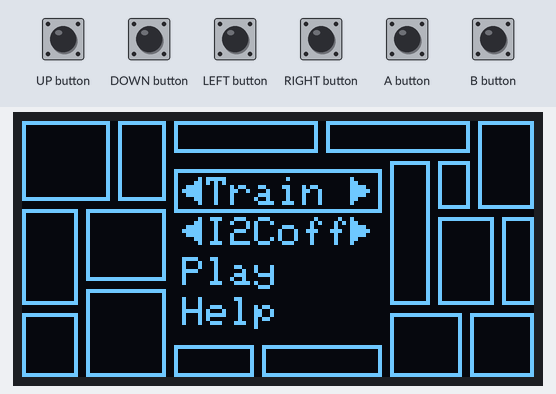
Bench run of a sketch on a simulated Arduboy, built with avr-gcc and run on an emulated ATmega32U4. Parts: 128×64 one-colour display. The inputs (shaded band) are chosen by the test bench.

Above: at 1.2 s.
1.3 s: LEFT button pressed for 1 s
At 1.36 s:
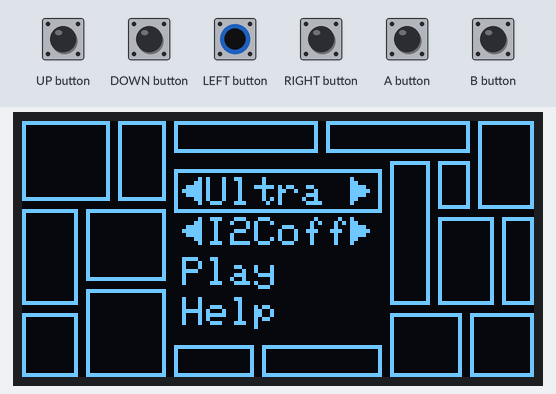
3.8 s: B button pressed for 0.15 s
At 4.1 s:
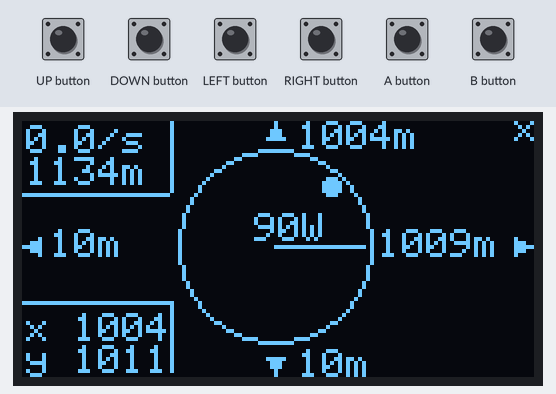
5.4 s: DOWN button pressed for 0.15 s
At 6.27 s:
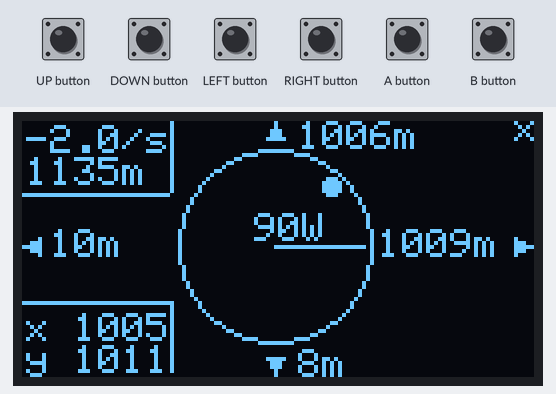
7.2 s: B button pressed for 1 s
At 7.5 s:
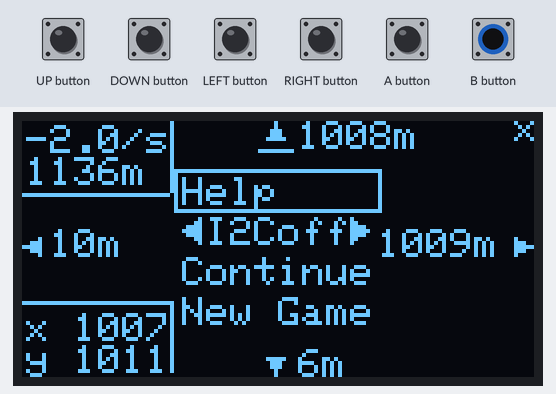
9.7 s: A button pressed for 0.15 s
At 10.2 s:
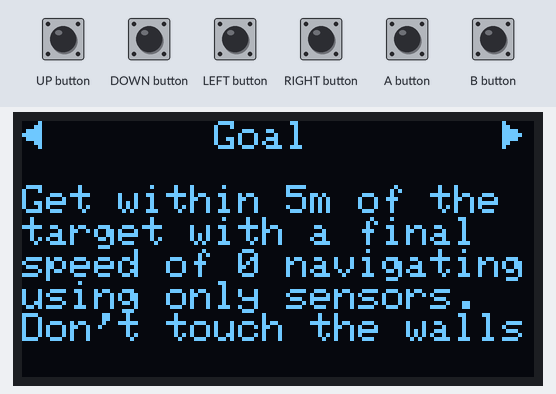
11.3 s: RIGHT button pressed for 0.15 s
At 12.4 s:
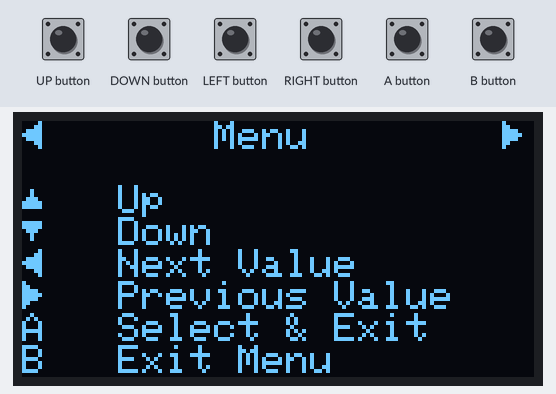
Timing chart, 0 to 13.9 s (numbered marks = the images above; inputs shaded):
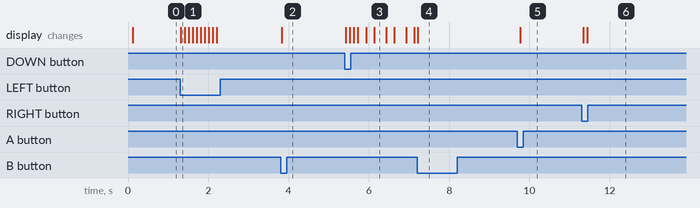

Measured:
- after the input at 1.3 s, the display: changes at once (image 1)
- after the input at 3.8 s, the display: changes at once (image 2)
- after the input at 5.4 s, the display: first changes at once (image 3 shows a later state)
- after the input at 7.2 s, the display: changes at once (image 4)
- after the input at 9.7 s, the display: changes after 0.08 s (image 5)
- after the input at 11.3 s, the display: first changes at once (image 6 shows a later state)

The sketch:

Ardymo.ino
```cpp
/* vim: ft=cpp:ts=2:sts=2:expandtab
 *
 * Drawing and Rotating an arrow
 *
 */
#include <Arduboy2.h>
#include <stdint.h>
#include "game.h"
#include "defines.h"
#include "platform.h"
#include <Wire.h>

Arduboy2 arduboy;

void setup() {
  // put your setup code here, to run once:

  // Reduced boot sequence
  /* arduboy.begin(); */
  arduboy.boot();
  arduboy.flashlight();
  arduboy.waitNoButtons();

#ifdef DEBUG_
  Serial.begin(9600);
#endif

  // Ardymo is the master
  power_twi_enable();
  Wire.begin();
  Wire.setWireTimeout(5000, true);

  arduboy.setFrameDuration(kFrameDuration);
  initGame();
}

void loop() {

  if (arduboy.nextFrame()) {
    stepGame();
  }
}

/******* Begin Platform Class Function Implementations ********/

// General
uint8_t* Platform::getBuffer() {
  return arduboy.getBuffer();
}

// I2C Communication
uint8_t Platform::master_receive(uint8_t* bytes, uint8_t n) {
  // Receive bytes from slave after request
  uint8_t available = Wire.available(); // Number of bytes received
  uint8_t i;

  n = (n < available) ? n : available;

  for (i=0; i<n; i++) {
    *(bytes + i) = Wire.read();
  }
  return n;
}

uint8_t Platform::master_request(uint8_t address, uint8_t n) {
  // Request bytes from slave at address
  uint8_t received = Wire.requestFrom(address, n);
  return received;
}

I2CErrors Platform::master_send(uint8_t* bytes, uint8_t n, uint8_t address) {
  // Send n bytes to slave at address
  I2CErrors error;
  Wire.beginTransmission(address);
  Wire.write(bytes, n);
  error = Wire.endTransmission();
  return error;
}

/******* Buttons **********************************************/
uint8_t Platform::buttonsState() {
  uint8_t buttons = arduboy.buttonsState();
  return buttons;
}

bool Platform::pressed(uint8_t buttons) {
  return arduboy.pressed(buttons);
}

/******* Drawing **********************************************/
void Platform::drawPixel(int16_t x, int16_t y, uint8_t colour) {
  arduboy.drawPixel(x, y, colour);
}

void Platform::drawBitmap(int16_t x, int16_t y, const uint8_t *bitmap,
  uint8_t w, uint8_t h, uint8_t colour) {
  arduboy.drawBitmap(x, y, bitmap, w, h, colour);
}

void Platform::drawLine(int16_t x0, int16_t y0, int16_t x1, int16_t y1, uint8_t colour)
{
  arduboy.drawLine(x0, y0, x1, y1, colour);
}

void Platform::drawFastVLine(int16_t x0, int16_t y0, uint8_t h, uint8_t colour)
{
  arduboy.drawFastVLine(x0, y0, h, colour);
}

void Platform::drawFastHLine(int16_t x0, int16_t y0, uint8_t w, uint8_t colour)
{
  arduboy.drawFastHLine(x0, y0, w, colour);
}

void Platform::drawRect(int16_t x, int16_t y, uint8_t w, uint8_t h)
{
  arduboy.drawRect(x, y, w, h);
}

void Platform::fillRect(int16_t x, int16_t y, uint8_t w, uint8_t h, uint8_t colour)
{
  arduboy.fillRect(x, y, w, h, colour);
}

void Platform::drawCircle(int16_t x0, int16_t y0, uint8_t r, uint8_t colour)
{
  arduboy.drawCircle(x0, y0, r, colour);
}

void Platform::fillCircle(int16_t x0, int16_t y0, uint8_t r, uint8_t colour)
{
  arduboy.fillCircle(x0, y0, r, colour);
}

void Platform::fillScreen(uint8_t colour)
{
  arduboy.fillScreen(colour);
}

void Platform::clear()
{
  arduboy.clear();
}

void Platform::display(bool clear)
{
  arduboy.display(clear);
}

/************* Drawing Optimized ******************************************/

void Platform::eraseRectRow(uint8_t x, uint8_t y, uint8_t width, uint8_t height) {
  // There are 8 rows of bytes and 128 columns of bytes on the screen. Write
  // zeros directly to the screen buffer.
  // The y coordinate is translated to the byte row that contains it. The whole
  // byte row is erased (for speed).
  // row: Which row {0,...,7} to start with, rows: {1,...8} how many rows
  // TODO: For possible optimization, transform this into assembler.
  uint8_t* screen = Platform::getBuffer();
  uint16_t i; // Index in screen buffer
  uint16_t row = y >> 3; // Byte row on screen
  uint16_t last_row = (y + height) >> 3; // Byte row on screen

  // Don't write outside of the buffer. These are uint's. No sign to check.
  if ((x > 127) || (row > 7))
    return;
  width = (width > 128 - x) ? 128 - x : width;
  last_row = (last_row > 7) ? 7 : last_row;

  for (; row <= last_row; row++) {
    for (i = (row << 7) | x; i < ((row << 7) | (x + width)); i++) {
      screen[i] = 0;
    }
  }
}

/************* Timer ******************************************************/
unsigned long Platform::millis() {
  return ::millis();
}

void Platform::delay(uint32_t ms) {
  ::delay(ms);
}

/************* Text Functions *********************************************/
void Platform::setTextRawMode(bool raw) {
  arduboy.setTextRawMode(raw);
}

void Platform::setCursor(int16_t x, int16_t y) {
  arduboy.setCursor(x, y);
}

int16_t Platform::getCursorX(void) {
  return arduboy.getCursorX();
}

int16_t Platform::getCursorY(void) {
  return arduboy.getCursorY();
}

/******************** Print *************************************************/
size_t Platform::print(const char str[])
{
  arduboy.print(str);
}

size_t Platform::print(char c)
{
  arduboy.print(c);
}

size_t Platform::print(unsigned char c)
{
  arduboy.print(c);
}

size_t Platform::print(int16_t x, uint8_t base)
{
  arduboy.print(x, base);
}

size_t Platform::print(uint16_t x, uint8_t base)
{
  arduboy.print(x, base);
}

size_t Platform::print(int32_t x, uint8_t base)
{
  arduboy.print(x, base);
}

size_t Platform::print(uint32_t x, uint8_t base)
{
  arduboy.print(x, base);
}

size_t Platform::print(float x, uint8_t decimals)
{
  arduboy.print(x, decimals);
}

size_t Platform::print(double x, uint8_t decimals)
{
  arduboy.print(x, decimals);
}

// PROGMEM prints
uint8_t Platform::print_P(const char str[]) {
  // Returns position on \0 at end of string
  uint8_t pos {0};
  char c;

  while (c=(char)pgm_read_byte(&str[pos++])) {
    arduboy.print(c);
  }
  return pos;
}

// *** println ***

size_t Platform::println(void) {
  arduboy.println();
}

size_t Platform::println(const char str[])
{
  arduboy.println(str);
}

size_t Platform::println(char c)
{
  arduboy.println(c);
}

size_t Platform::println(unsigned char c)
{
  arduboy.println(c);
}

size_t Platform::println(int16_t x, uint8_t base)
{
  arduboy.println(x, base);
}

size_t Platform::println(uint16_t x, uint8_t base)
{
  arduboy.println(x, base);
}

size_t Platform::println(int32_t x, uint8_t base)
{
  arduboy.println(x, base);
}

size_t Platform::println(uint32_t x, uint8_t base)
{
  arduboy.println(x, base);
}

size_t Platform::println(float x, uint8_t digits)
{
  arduboy.println(x, digits);
}

size_t Platform::println(double x, uint8_t decimals)
{
  arduboy.print(x, decimals);
}

#if defined (DEBUG_) || defined (TIMER_)
void Platform::DebugPrint(uint8_t value, uint8_t base) {
  Serial.print(value, base);
}

void Platform::DebugPrint(int16_t value, uint8_t base) {
  Serial.print(value, base);
}

void Platform::DebugPrint(uint16_t value, uint8_t base) {
  Serial.print(value, base);
}

void Platform::DebugPrint(uint32_t value, uint8_t base) {
  Serial.print(value, base);
}

void Platform::DebugPrint(float value, uint8_t decimals) {
  Serial.print((double)value, decimals);
}

void Platform::DebugPrint(double value, uint8_t decimals) {
  Serial.print(value, decimals);
}

void Platform::DebugPrint(const char* text) {
  Serial.print((char*)text);
}

void Platform::DebugPrintln(uint8_t value, uint8_t base) {
  Serial.println(value, base);
}

void Platform::DebugPrintln(int16_t value, uint8_t base) {
  Serial.println(value, base);
}

void Platform::DebugPrintln(uint16_t value, uint8_t base) {
  Serial.println(value, base);
}

void Platform::DebugPrintln(uint32_t value, uint8_t base) {
  Serial.println(value, base);
}

void Platform::DebugPrintln(float value, uint8_t decimals) {
  Serial.println((double)value, decimals);
}

void Platform::DebugPrintln(double value, uint8_t decimals) {
  Serial.println(value, decimals);
}

void Platform::DebugPrintln(const char* text) {
  Serial.println((char*)text);
}

void Platform::DebugPrintln() {
  Serial.println();
}
#endif // defined(DEBUG_) || defined(TIMER_)
```

comm.cpp
```cpp
/* Functions for I2C communication
 * Description of functions in comm.h
 */
#include "string.h"
#include "comm.h"
#include "platform.h"

uint8_t recv_buffer[32]; // Bytes received
uint8_t send_buffer[32]; // Bytes to send

static uint8_t n_bytes_to_send {};
static bool received {false}; // True if new data received from master
static bool available {false};// True if new sensor data available to send

// Passed to Wire.onReceive()
void I2C_SlaveReceive(int16_t n) {
  uint8_t r_bytes;
  Platform::slave_receive(recv_buffer, n);
  received = true;
}
// Passed to Wire.onRequest()
void I2C_MasterRequest(void) {
  if (available) {
    Platform::slave_send(send_buffer, n_bytes_to_send);
    memset(send_buffer, 0, 32);
    available = false;
  } else {
    // Send clear bogus data for master to know not to use
    memset(send_buffer, 0xFF, 32); // Notably: collision will be 0xFF
    Platform::slave_send(send_buffer, n_bytes_to_send);
    memset(send_buffer, 0, 32);
  }
}

uint8_t master_receive(uint8_t n) {
  received = true;
  return Platform::master_receive(recv_buffer, n);
}

void receive_bytes(uint8_t* dest, size_t n) {
  if (n > 32) {
    n = 32;
  }
  memcpy(dest, recv_buffer, n);
  received = false;
}

void send_bytes(uint8_t* src, uint8_t n) {
  // Slave only. `master_send` can be called directly.
  if (n > 32) {
    n = 32;
  }
  memcpy(send_buffer, src, n);
  n_bytes_to_send = n;
  available = true;
}

bool Received(void) {
  return received;
}
// vim: ft=cpp
```

comm.h
```cpp
/* Functions for I2C communication */
#pragma once
#include "defines.h"
#include "stdint.h"

void I2C_SlaveReceive(int16_t n); // Slave: Passed to Wire.onReceive()
void I2C_MasterRequest(void); // Slave: Passed to Wire.onRequest()
uint8_t master_receive(uint8_t n); // Master: Receive from slave into buffer

void receive_bytes(uint8_t*, size_t n); // Read data from recv_buffer
void send_bytes(uint8_t*, uint8_t n); // Put data into send_buffer

bool Received(void); // Return true if new data received via I2C

// vim: ft=cpp
```

controller.cpp
```cpp
// Dispatching user events to the appropriate functions,
// depending on the global State type variable state.
// Emulates "registring listeners"
#include "controller.h"
#include "vehicle.h"
#include "game.h"
#include "menu.h"
#include "defines.h"
#include "platform.h"

static uint8_t previousButtons, currentButtons;
uint8_t debouncedButtons();
void dispatchShortA(State);
void dispatchLongA(State);
void dispatchShortB(State);
void dispatchLongB(State);
void dispatchLeft(State);
void dispatchRight(State);
void dispatchUp(State);
void dispatchDown(State);


bool JustPressed(uint8_t buttons) {
  return ((buttons & currentButtons) && !(buttons & previousButtons));
}

bool JustReleased(uint8_t buttons) {
  return (!(buttons & currentButtons) && (buttons & previousButtons));
}

void handleInput(State gameState) {

  static uint32_t startAPress;
  static bool AButtonDown;
  static uint32_t startBPress;
  static bool BButtonDown;
  static int BButtonLongPressCycles;

  previousButtons = currentButtons;
  currentButtons = Platform::buttonsState();

  if (JustPressed(INPUT_A)) {
    AButtonDown = true;
    startAPress = Platform::millis();
    dispatchShortA(gameState);
  }

  if (JustReleased(INPUT_A)) {
    AButtonDown = false;
    startAPress = Platform::millis();
  }

  if (AButtonDown && (Platform::millis() - startAPress) > LONG_PRESS) {
    startAPress = Platform::millis();
    dispatchLongA(gameState);
  }

  // These events available for now:
  if (JustPressed(INPUT_B)) {
    BButtonDown = true;
    startBPress = Platform::millis();
    dispatchShortB(gameState);
  }

  if (JustReleased(INPUT_B)) {
    BButtonDown = false;
    startBPress = Platform::millis();
    BButtonLongPressCycles = 0;
  }

  if (BButtonDown && (Platform::millis() - startBPress) > LONG_PRESS) {
    startBPress = Platform::millis();
    BButtonLongPressCycles++;
    dispatchLongB(gameState);
  }

  if (currentButtons & INPUT_UP) dispatchUp(gameState);
  else if (currentButtons & INPUT_DOWN) dispatchDown(gameState);
  else if (currentButtons & INPUT_LEFT) dispatchLeft(gameState);
  else if (currentButtons & INPUT_RIGHT) dispatchRight(gameState);

}

uint8_t DebouncedButtons() {
  // Wait for release
  static bool pressed;

  if (!currentButtons) {
    pressed = false;
    return 0;
  } else if (pressed) {
    return 0;
  }

  pressed = true;
  return currentButtons;
}

void dispatchShortA(State gameState) {
  switch (gameState) {
    case gamemenu:
    case startupmenu:
      menuSelect(gameState);
      break;
    case waiting:
      initGame();
      break;
  }
}

void dispatchLongA(State gameState) { }

void dispatchShortB(State gameState) {
  switch (gameState) {
    case gamemenu:
    case startupmenu:
      exitMenu(gameState);
      break;
    case running:
      enterMenu(gamemenu);
      break;
    case help:
      exitHelp();
      break;
  }
}

void dispatchLongB(State gameState) {}

void dispatchLeft(State gameState) {
  switch (gameState) {
    case running:
      turnLeft();
      break;
    case gamemenu:
    case startupmenu:
      menuLeft();
      break;
    case help:
      previousHelp();
      break;
  }
}

void dispatchRight(State gameState) {
  switch (gameState) {
    case running:
      turnRight();
      break;
    case gamemenu:
    case startupmenu:
      menuRight();
      break;
    case help:
      nextHelp();
      break;
  }
}
void dispatchUp(State gameState) {
  switch (gameState) {
    case running:
      accelerateForward();
      break;
    case gamemenu:
    case startupmenu:
      menuUp();
      break;
  }
}

void dispatchDown(State gameState) {
  switch (gameState) {
    case running:
      accelerateBackward();
      break;
    case gamemenu:
    case startupmenu:
      menuDown();
      break;
  }
}
// vim: tabstop=2:softtabstop=2:shiftwidth=2:expandtab
```

controller.h
```cpp
#pragma once
#include "structs.h"

/* Key presses */
typedef enum {
  Short_A,
  Long_A,
  Short_B,
  Long_B,
  /* VeryLong_B, */
  Left,
  Right,
  Up,
  Down
} Event;

// Buttons
#define INPUT_LEFT 32u
#define INPUT_RIGHT 64u
#define INPUT_UP 128u
#define INPUT_DOWN 16u
#define INPUT_A 8u
#define INPUT_B 4u

// Time
#define LONG_PRESS 2000

void handleInput(State);

// vim: tabstop=2:softtabstop=2:shiftwidth=2:expandtab:filetype=arduino
```

debug.cpp
```cpp
// Leave debug code here for now. Takes no space on Arduboy
#include "debug.h"
#include "platform.h"
#ifdef DEBUG_
void printSensors(SensorValues* sensors) {
  Platform::DebugPrintln("=====Sensors=====");
  Platform::DebugPrint("left, right, front, rear: (");
  Platform::DebugPrint(sensors->distances.left);
  Platform::DebugPrint(", ");
  Platform::DebugPrint(sensors->distances.right);
  Platform::DebugPrint(", ");
  Platform::DebugPrint(sensors->distances.front);
  Platform::DebugPrint(", ");
  Platform::DebugPrint(sensors->distances.rear);
  Platform::DebugPrintln(")");
  Platform::DebugPrint("tgt_dist, speed, collision, on_target: ( ");
  Platform::DebugPrint(sensors->tgt_distance);
  Platform::DebugPrint(", ");
  Platform::DebugPrint(sensors->speed);
  Platform::DebugPrint(", ");
  Platform::DebugPrint(sensors->collision);
  Platform::DebugPrint(", ");
  Platform::DebugPrint(sensors->on_target ? "over" : "fine");
  Platform::DebugPrintln(")");
}
void printShared(SharedData* shared) {
  Platform::DebugPrintln("=====Shared=====");
  Platform::DebugPrint("left, right: (");
  Platform::DebugPrint(shared->dist_left);
  Platform::DebugPrint(", ");
  Platform::DebugPrint(shared->dist_right);
  Platform::DebugPrintln(")");
  Platform::DebugPrint("collision, on_target: ( ");
  Platform::DebugPrint(shared->collision);
  Platform::DebugPrint(", ");
  Platform::DebugPrint(shared->on_target ? "over" : "fine");
  Platform::DebugPrintln(")");
}
#endif // DEBUG_
// vim: tabstop=2:softtabstop=2:shiftwidth=2:expandtab:filetype=cpp
```

debug.h
```cpp
#pragma once
#include "defines.h"
#include "structs.h"

#ifdef DEBUG_
void printSensors(SensorValues* sensors);
void printShared(SharedData* shared);
#endif // DEBUG_
// vim: tabstop=2:softtabstop=2:shiftwidth=2:expandtab:filetype=cpp
```

draw.h
```cpp
// Drawing/display functions
#pragma once
#include <stdint.h>
#include "structs.h"
#include "objects.h"

// Draw StartupScreen
void drawStartup(void);

// Draw parts of screen that don't change during updates
void drawBackground(void);

// Draw speed and distance to target in top left corner
void drawStatus(float speed, float distance);

// Redraw compass arrow with new direction of car with respect to north
// and direction of target with respect to vehicle axis.
void drawCompass(Vec vehicle_direction, int16_t heading, Vec target_direction);

// Draw I2C indicator in top right corner
void drawI2C(bool useI2C);

// Draw vehicle position in bottom left corner.
void drawPosition(Vec vehicle_position);

// Draw four distances as measured by sensors
void drawDistances(Distances*);

// Basic success screen
void drawSuccess(uint16_t elapsed);

// Basic Game Over screen
void drawGameOver(uint16_t elapsed);

void drawCrash(Vec* position);

// Draw a message in the center of the screen
void drawMessage(const char* msg);

// Draw the menu
void drawMenu(uint8_t selected, uint8_t numItems, const char* items[]);

// Draw Help
void drawHelp(uint8_t page);
// vim: tabstop=2:softtabstop=2:shiftwidth=2:expandtab:filetype=cpp
```

game.h
```cpp
#pragma once
#include "structs.h"

void initGame();
void stepGame();
void restartGame();
void enterMenu(State state);
void exitMenu(State state);
uint8_t getLevel();
void setLevel(uint8_t newLevel);
bool getI2C();
void setI2C(bool onOff);
void showHelp();
void exitHelp();
void nextHelp();
void previousHelp();

// vim: tabstop=2:softtabstop=2:shiftwidth=2:expandtab:filetype=cpp
```

Source omitted: defines.h (2889 bytes), draw.cpp (7945 bytes), game.cpp (7547 bytes), help.h (828 bytes), intersection.cpp (6040 bytes), intersection.h (698 bytes), menu.cpp (2643 bytes), menu.h (1099 bytes), objects.cpp (2371 bytes), objects.h (1661 bytes), platform.h (4758 bytes), rotate.cpp (836 bytes) and 10 more
